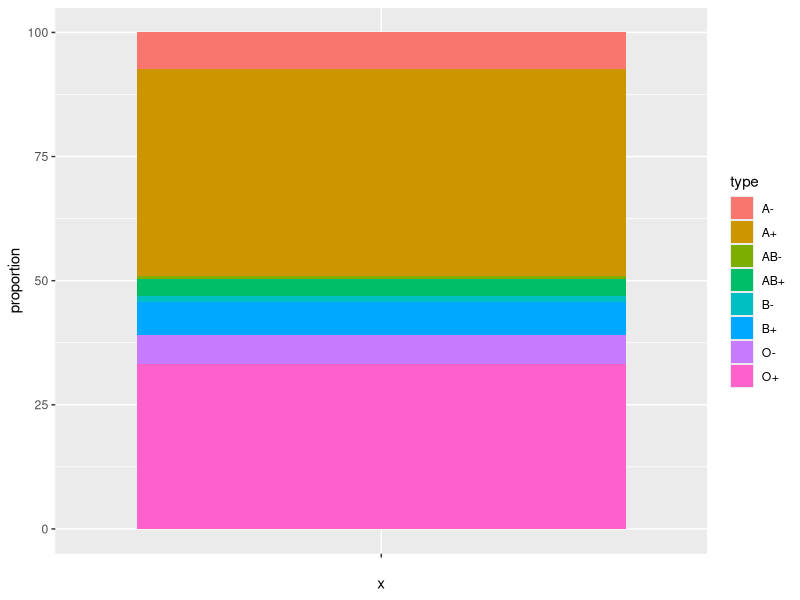
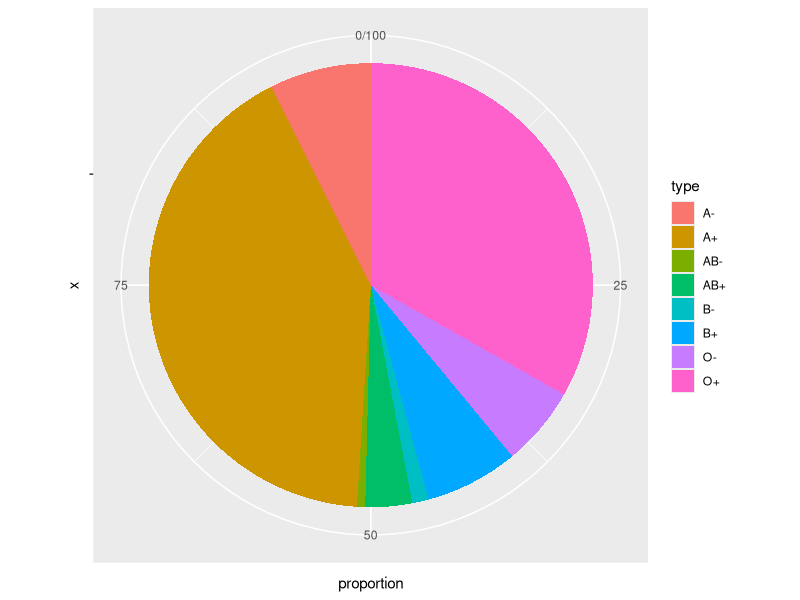
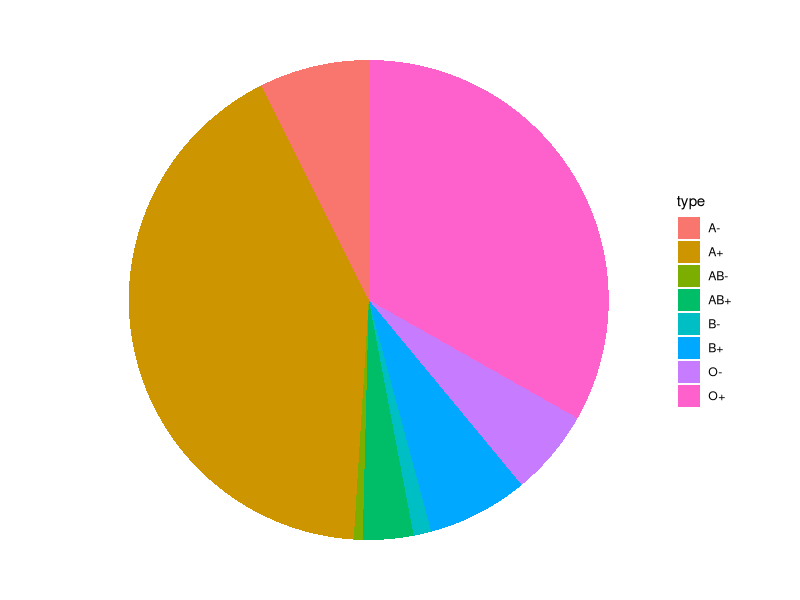
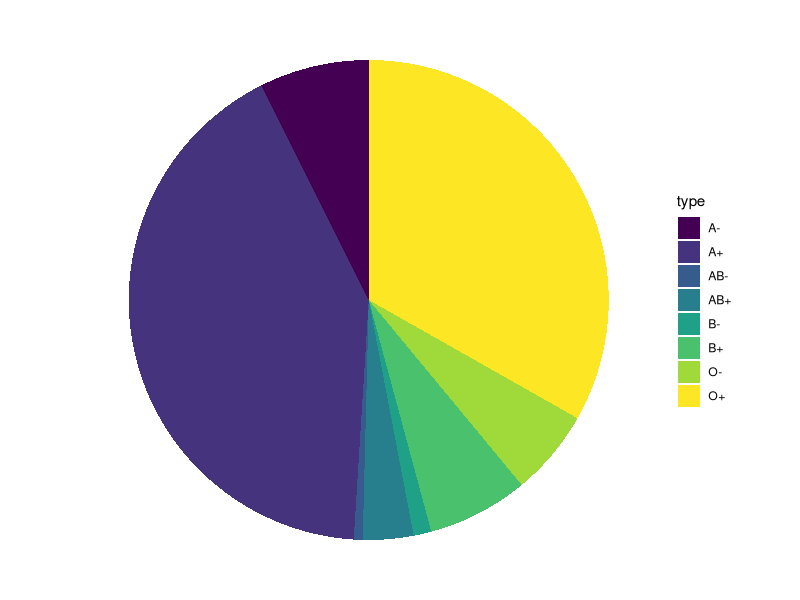

These figures' R source, in order:
## ---- chunk 1
knitr::opts_chunk$set(echo = TRUE, fig.align='center')

# title: Creating a pie chart
# author: jonathan
# revised: 18/3/2020 

WEB <- c("https://bioceed.uib.no/dropfolder/bioSTATS/Rmd/Visualizing/Simple/pie-chart.html")
GIT <- c("https://github.com/jonathansoule/biostats/blob/master/Visualizing/Simple/pie-chart.Rmd")
library(ggplot2)
## ---- chunk 2
# variable 1
type <- c("O+", "A+", "B+", "AB+", "O-", "A-", "B-", "AB-")
# variable 2
proportion <- c(33.2,	41.6,	6.8,	3.4,	5.8,	7.4,	1.2,	0.6)
# dataframe
df <- data.frame(type, proportion)
## ---- chunk 3
ggplot(df, aes(x="", y=proportion, fill=type))+
  geom_col()
## ---- chunk 4
ggplot(df, aes(x="", y=proportion, fill=type))+
  geom_col() +
  coord_polar("y") 
## ---- chunk 5
ggplot(df, aes(x="", y=proportion, fill=type)) +
  geom_col() +
  coord_polar("y") +
  theme_void()
## ---- chunk 6
ggplot(df, aes(x="", y=proportion, fill=type))+
  geom_col() +
  coord_polar("y") +
  theme_void() +
  scale_fill_viridis_d()
